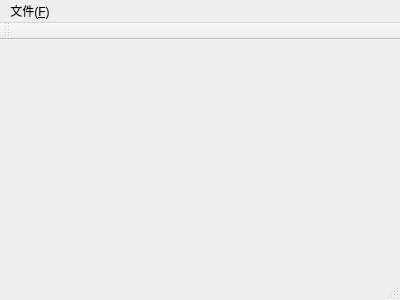
<?xml version="1.0" encoding="UTF-8"?>
<ui version="4.0">
 <class>MainWindow</class>
 <widget class="QMainWindow" name="MainWindow">
  <property name="geometry">
   <rect>
    <x>0</x>
    <y>0</y>
    <width>400</width>
    <height>300</height>
   </rect>
  </property>
  <property name="windowTitle">
   <string>MainWindow</string>
  </property>
  <widget class="QWidget" name="centralWidget"/>
  <widget class="QMenuBar" name="menuBar">
   <property name="geometry">
    <rect>
     <x>0</x>
     <y>0</y>
     <width>400</width>
     <height>23</height>
    </rect>
   </property>
   <widget class="QMenu" name="menu">
    <property name="title">
     <string>文件(&amp;F)</string>
    </property>
    <addaction name="action"/>
   </widget>
   <addaction name="menu"/>
  </widget>
  <widget class="QToolBar" name="mainToolBar">
   <attribute name="toolBarArea">
    <enum>TopToolBarArea</enum>
   </attribute>
   <attribute name="toolBarBreak">
    <bool>false</bool>
   </attribute>
  </widget>
  <widget class="QStatusBar" name="statusBar"/>
  <action name="action">
   <property name="icon">
    <iconset resource="../images/myimage.qrc">
     <normaloff>:/images/filenew.png</normaloff>:/images/filenew.png</iconset>
   </property>
   <property name="text">
    <string> 新建(&amp;N)</string>
   </property>
   <property name="shortcut">
    <string>Ctrl+D</string>
   </property>
  </action>
 </widget>
 <layoutdefault spacing="6" margin="11"/>
 <resources>
  <include location="../images/myimage.qrc"/>
 </resources>
 <connections/>
</ui>
